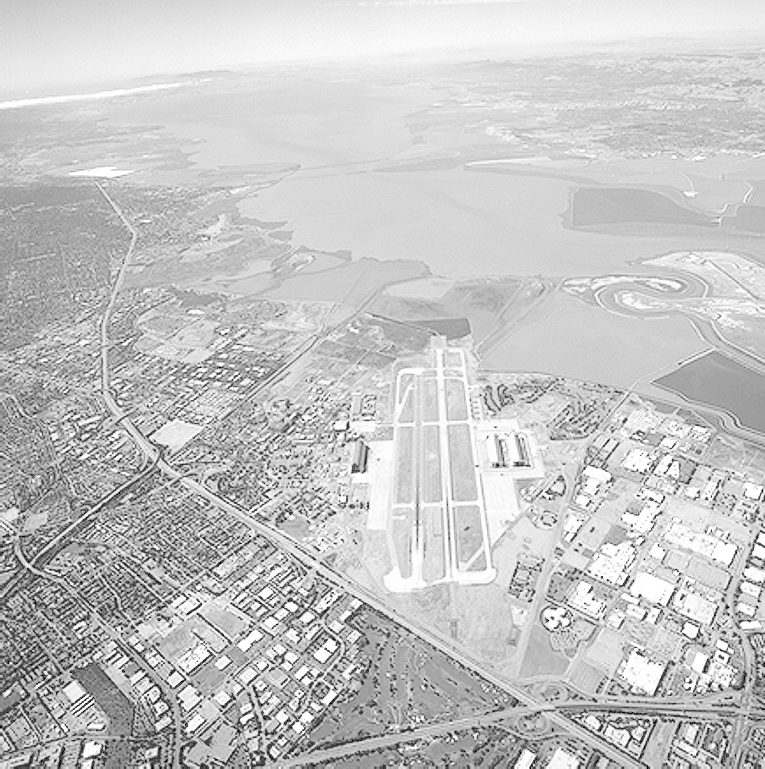
#> input picture Images/runway.png, 765 x 769 px
$ python q12_frequency_filtering.py
#> lines starting #> are read from the running program, lines starting #| are printed output that depends on the picture
#> in main, img is the input picture: shape (769, 765); min 0, max 255, mean 197.1
# 258799R - Manuel I.T
import cv2
import numpy as np
import matplotlib.pyplot as plt
import os

def homomorphic_filter(image, d0=30, rl=0.5, rh=2.0, c=1):
    # 1. Log Transformation to separate illumination and reflectance
    # We use log1p to avoid log(0) issues
#> called with d0 = 30, rl = 0.5, rh = 1.5, c = 1
    img_log = np.log1p(np.array(image, dtype="float"))
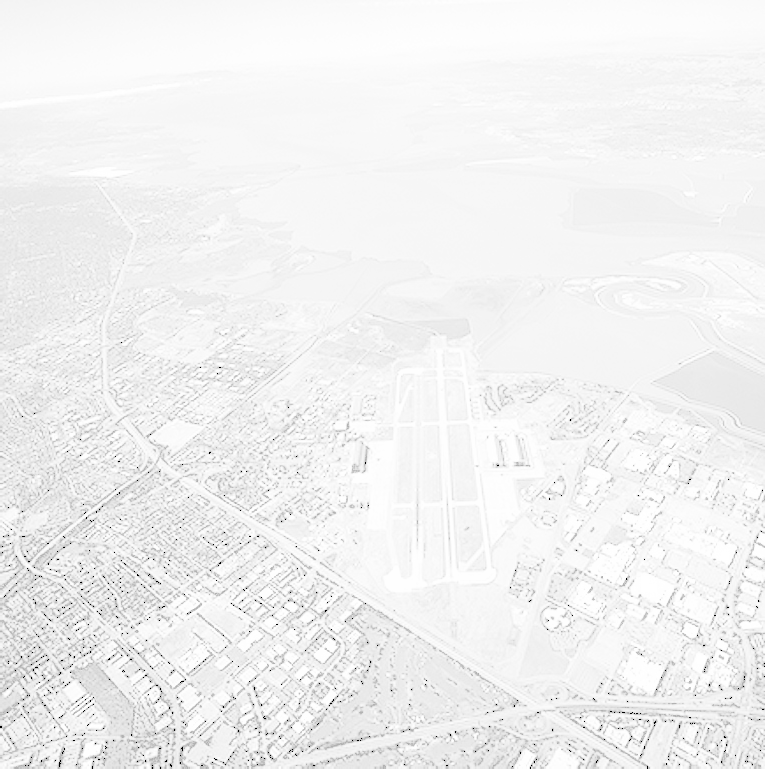
#> img_log: shape (769, 765) float64; min 0, max 5.55, mean 5.25; drawn with min black and max white

    # 2. Compute 2D FFT and Shift
    dft = np.fft.fft2(img_log)
    dft_shift = np.fft.fftshift(dft)

    # 3. Create High-Pass Filter Mask (Gaussian-based Homomorphic)
    rows, cols = image.shape
#> rows = 769; cols = 765
    crow, ccol = rows // 2, cols // 2
#> crow = 384; ccol = 382
    x = np.linspace(-ccol, cols - ccol - 1, cols)
#> x = 765 values from -382 to 382
    y = np.linspace(-crow, rows - crow - 1, rows)
#> y = 769 values from -384 to 384
    X, Y = np.meshgrid(x, y)

    # Distance squared from center
    D_sq = X**2 + Y**2

    # Homomorphic transfer function: H(u,v) = (rh - rl) * (1 - exp(-c*(D^2/D0^2))) + rl
    H = (rh - rl) * (1 - np.exp(-c * (D_sq / (d0**2)))) + rl

    # 4. Apply Mask
    fshift = dft_shift * H

    # 5. Inverse FFT
    f_ishift = np.fft.ifftshift(fshift)
    img_back = np.fft.ifft2(f_ishift)

    # 6. Exponential transformation (reverse of log)
    img_exp = np.expm1(np.real(img_back))
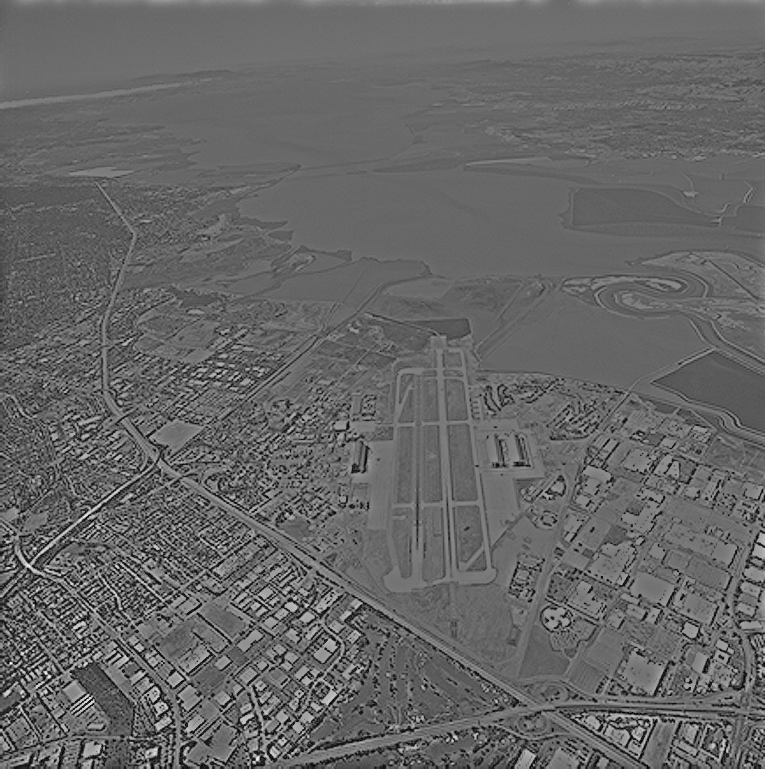
#> img_exp: shape (769, 765) float64; min -0.995, max 35.19, mean 13.5; drawn with min black and max white

    # Normalize to 0-255 range
    img_res = np.clip(img_exp, 0, 255).astype(np.uint8)
    return img_res

def main():
    script_dir = os.path.dirname(os.path.abspath(__file__))
    img_path = os.path.join(script_dir, '..', 'Images', 'runway.png')
    results_dir = os.path.join(script_dir, '..', 'Images', 'Results')
    os.makedirs(results_dir, exist_ok=True)

    img = cv2.imread(img_path, cv2.IMREAD_GRAYSCALE)
    if img is None:
        return

    # Apply homomorphic filter
    filtered_img = homomorphic_filter(img, d0=30, rl=0.5, rh=1.5)

    # Visualization
    plt.figure(figsize=(12, 6))

    plt.subplot(121)
    plt.imshow(img, cmap='gray')
    plt.title('Original (Uneven Lighting)')
    plt.axis('off')

    plt.subplot(122)
    plt.imshow(filtered_img, cmap='gray')
    plt.title('Homomorphic Filtered')
    plt.axis('off')

    plt.tight_layout()
    save_path = os.path.join(results_dir, 'q12_homomorphic_results.png')
    plt.savefig(save_path)
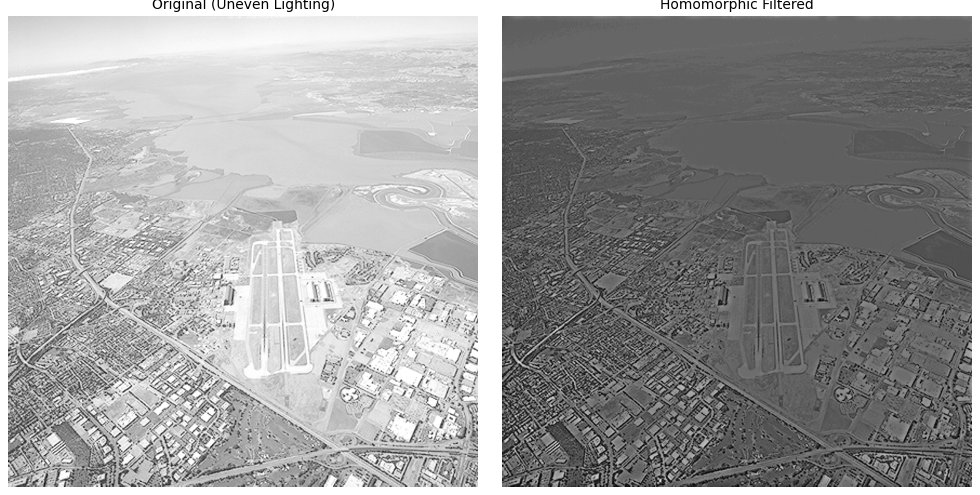
#> figure drawn by matplotlib, 2 panels
    print(f"Results saved to: {save_path}")
    plt.show()

if __name__ == "__main__":
    main()

$ run again, with Images/brain_proton_density_slice.png copied over Images/runway.png
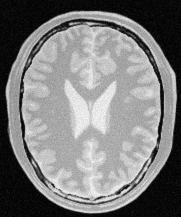
#> input picture Images/brain_proton_density_slice.png, 181 x 217 px
#> in main, img is the input picture: shape (217, 181); min 0, max 251, mean 123.7
#> in homomorphic_filter, `img_exp = np.expm1(np.real(img_back))`:
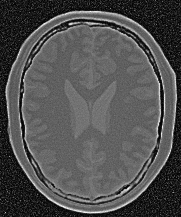
#> img_exp: shape (217, 181) float64; min -0.969, max 32.95, mean 9.8; drawn with min black and max white
#> in main, `plt.savefig(save_path)`:
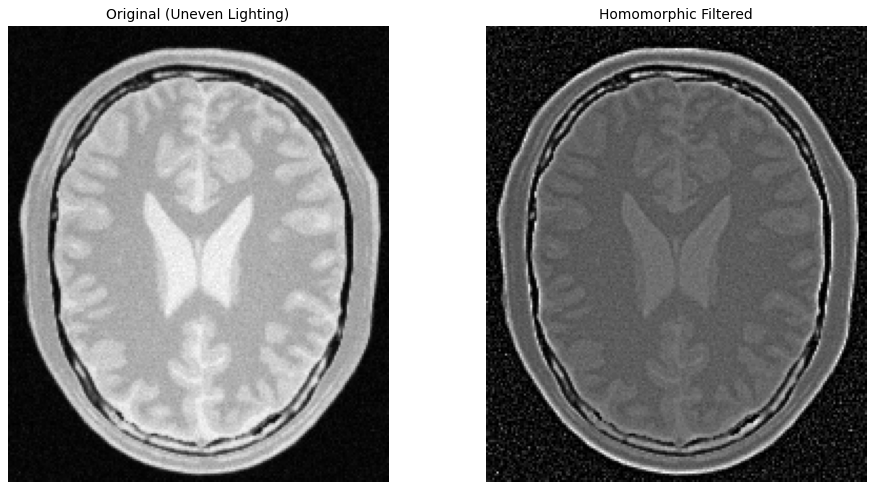
#> figure drawn by matplotlib, 2 panels
